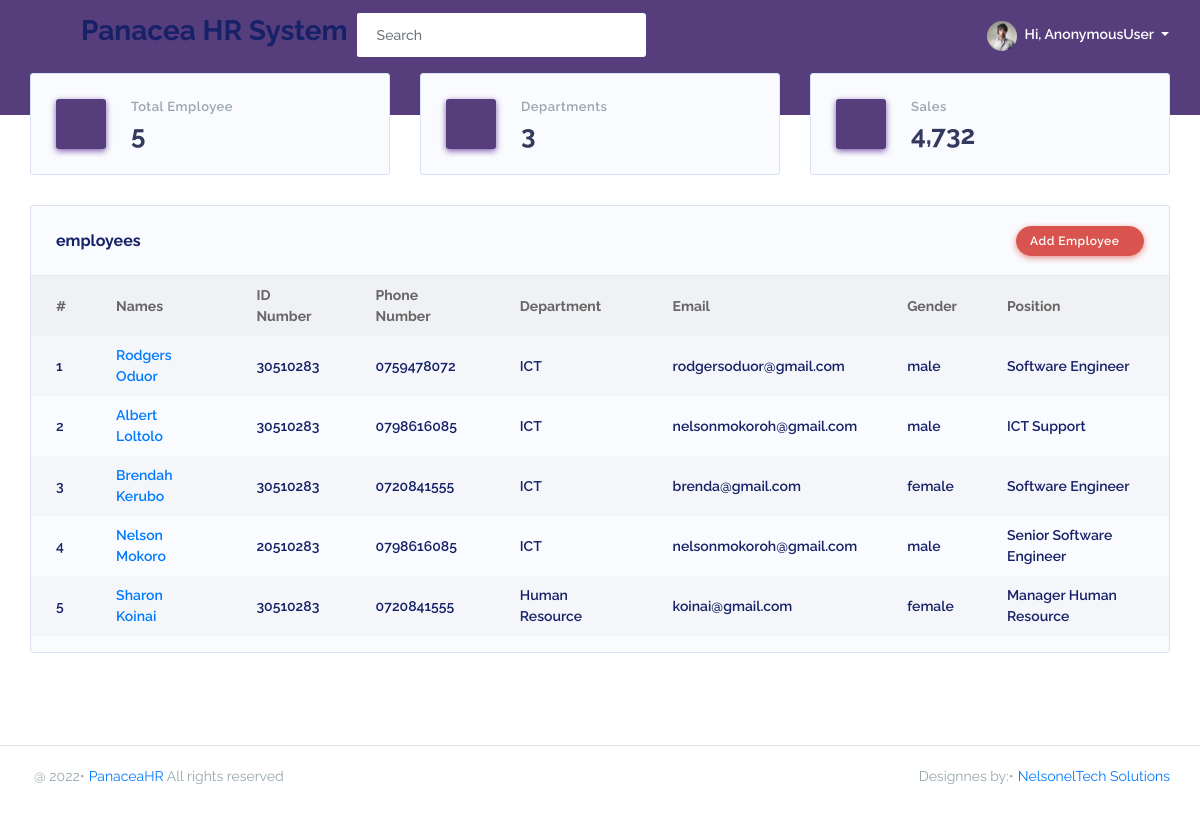
/dashboard/, run on the app's committed database.
### PanaceaApp/models.py (models this page shows, shortened)
class Employee(models.Model):
    GENDER = (('male', 'MALE'), ('female', 'FEMALE'), ('other', 'OTHER'))
    fullname = models.CharField(max_length=255, blank=True, null=True)
    dateofbirth = models.DateField(blank=True, null=True)
    gender = models.CharField(choices=GENDER, max_length=10, blank=True, null=True)
    department = models.ForeignKey(Department, on_delete=models.SET_NULL, null=True)
    position = models.CharField(max_length=50, blank=True, null=True)
    email = models.EmailField(blank=True, null=True)
    idnumber = models.CharField(max_length=20, blank=True, null=True)
    telephone = models.CharField(max_length=20, blank=True, null=True)
    idphoto = models.ImageField(upload_to='static/media', blank=True, null=True)
    nssfphoto = models.ImageField(upload_to='static/media', blank=True, null=True)
    nhifphoto = models.ImageField(upload_to='static/media', blank=True, null=True)
    updated = models.DateTimeField(auto_now=True, null=True)
    created = models.DateTimeField(auto_now_add=True, null=True)
    class Meta:
        ordering = ['-updated', '-created']

class Department(models.Model):
    name = models.CharField(max_length=70, null=False, blank=False)
    history = models.TextField(max_length=1000, null=True, blank=True, default='No History')
    def __str__(self):
        return self.name

### PanaceaApp/views.py (the view)
# urls.py: path('', views.home, name='home'),
def home(request):
    employees = Employee.objects.all()
    departments = Department.objects.all()
    context = {'employees': employees, 'departments': departments}
    return render(request, 'PanaceaApp/home.html', context)

### PanaceaApp/templates/PanaceaApp/home.html
{% extends 'main.html' %}
{% block content %}
{% load static %}
<div class="main-content">
    <section class="section">
        <div class="row">
            <div class="col-lg-4 col-md-4 col-sm-12">
                <div class="card card-statistic-2">
                    <div class="card-icon shadow-primary bg-primary">
                        <i class="fas fa-archive"></i>
                    </div>
                    <div class="card-wrap">
                        <div class="card-header">
                            <h4>Total Employee</h4>
                        </div>
                        <div class="card-body">
                            {{employees.count}}
                        </div>
                    </div>
                </div>
            </div>
            <div class="col-lg-4 col-md-4 col-sm-12">
                <div class="card card-statistic-2">
                    <div class="card-icon shadow-primary bg-primary">
                        <i class="fas fa-dollar-sign"></i>
                    </div>
                    <div class="card-wrap">
                        <div class="card-header">
                            <h4>Departments</h4>
                        </div>
                        <div class="card-body">
                            {{departments.count}}
                        </div>
                    </div>
                </div>
            </div>
            <div class="col-lg-4 col-md-4 col-sm-12">
                <div class="card card-statistic-2">
                    <div class="card-icon shadow-primary bg-primary">
                        <i class="fas fa-shopping-bag"></i>
                    </div>
                    <div class="card-wrap">
                        <div class="card-header">
                            <h4>Sales</h4>
                        </div>
                        <div class="card-body">
                            4,732
                        </div>
                    </div>
                </div>
            </div>
        </div>
        <div class="row row-deck">
            <div class="col-12">
                <div class="card">
                    <div class="card-header">
                        <h4>employees</h4>
                        <div class="card-header-action">
                            <a href="{% url 'addEmployee' %}" class="btn btn-danger">Add Employee<i
                                    class="fas fa-chevron-right"></i></a>
                        </div>
                    </div>
                    <div class="card-body p-0">
                        <div class="table-responsive table-invoice">
                            <table class="table table-striped" id="table-1">
                                <thead>
                                    <tr>
                                        <th>#</th>
                                        <th>Names</th>
                                        <th>ID Number</th>
                                        <th>Phone Number</th>
                                        <th>Department</th>
                                        <th>Email</th>
                                        <th>Gender</th>
                                        <th>Position</th>
                                    </tr>
                                </thead>
                                <tbody>
                                    {% for employee in employees %}
                                    <tr>
                                        <td class="font-weight-600">{{forloop.counter}}</td>
                                        <td class="font-weight-600"><a class="font-weight-600"
                                                href="{% url 'employeeDetail' employee.id %}">{{employee.fullname}}</a>
                                        </td>
                                        <td class="font-weight-600">{{employee.idnumber}}</td>
                                        <td class="font-weight-600">{{employee.telephone}}</td>
                                        <td class="font-weight-600">{{employee.department}}</td>
                                        <td class="font-weight-600">{{employee.email}}</td>
                                        <td class="font-weight-600">{{employee.gender}}</td>
                                        <td class="font-weight-600">{{employee.position}}</td>
                                    </tr>
                                    {% endfor %}
                                </tbody>
                            </table>
                        </div>
                    </div>
                </div>
            </div>
        </div>
    </section>
</div>
{% endblock %}

### data on the page
Employee: fullname "Rodgers Oduor", idnumber "30510283", telephone "0759478072", department "ICT", email "rodgersoduor@gmail.com", gender "male", position "Software Engineer"
Employee: fullname "Albert Loltolo", idnumber "30510283", telephone "0798616085", department "ICT", email "nelsonmokoroh@gmail.com", gender "male", position "ICT Support"
Employee: fullname "Brendah Kerubo", idnumber "30510283", telephone "0720841555", department "ICT", email "brenda@gmail.com", gender "female", position "Software Engineer"
Employee: fullname "Nelson Mokoro", idnumber "20510283", telephone "0798616085", department "ICT", email "nelsonmokoroh@gmail.com", gender "male", position "Senior Software Engineer"
Employee: fullname "Sharon Koinai", idnumber "30510283", telephone "0720841555", department "Human Resource", email "koinai@gmail.com", gender "female", position "Manager Human Resource"

### other printed values
{{ user }} "AnonymousUser"
{{ employees.count }} "5"
{{ departments.count }} "3"
